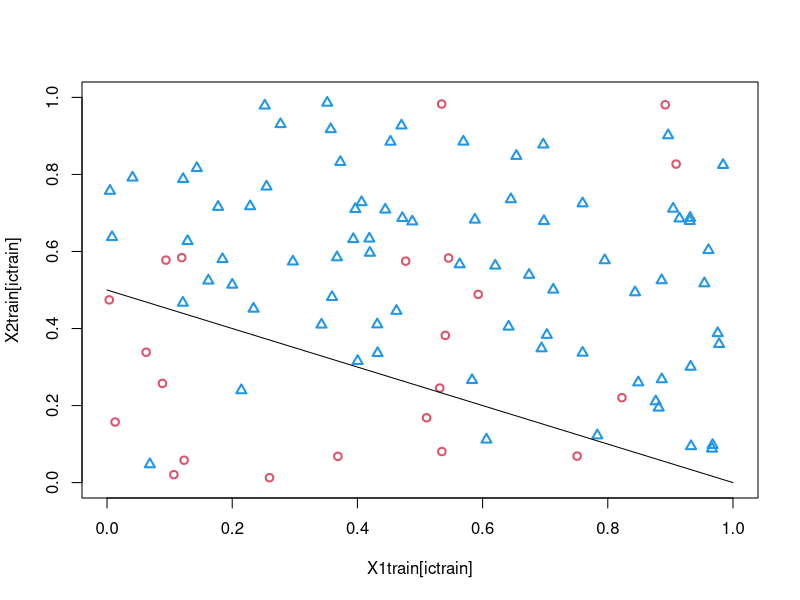
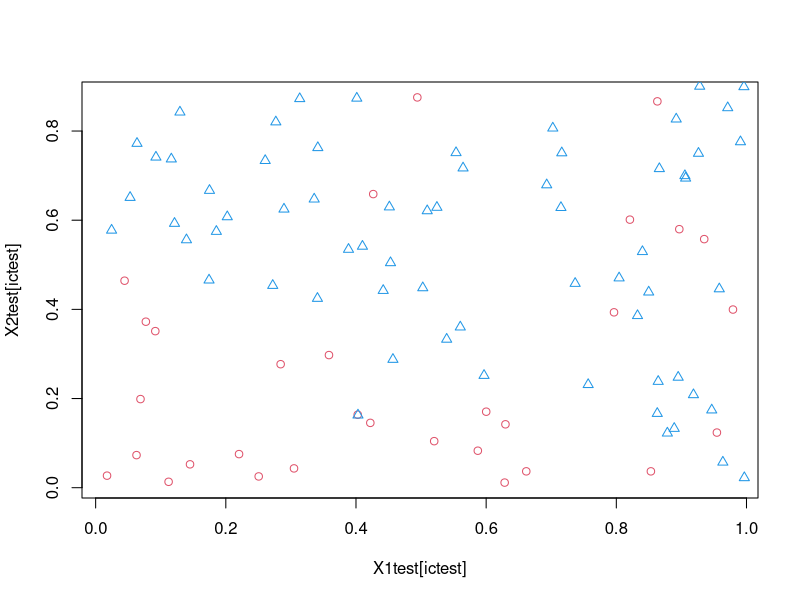
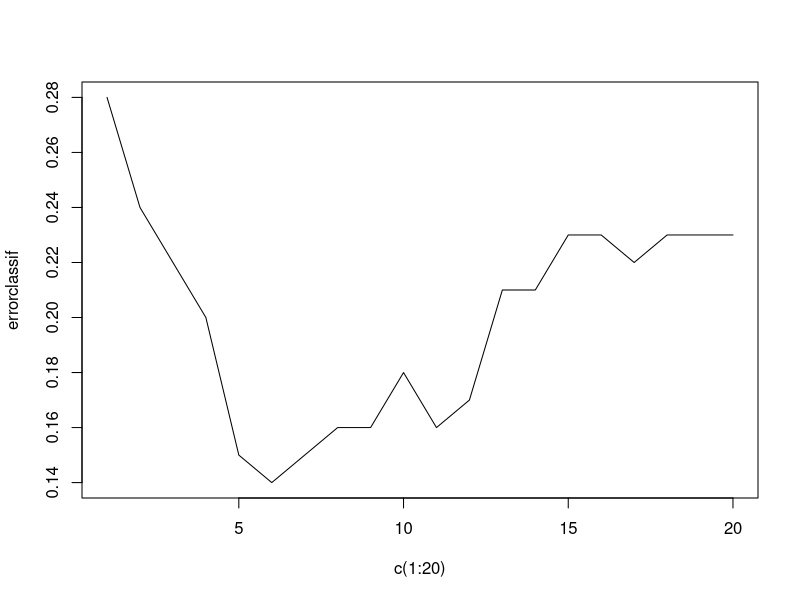
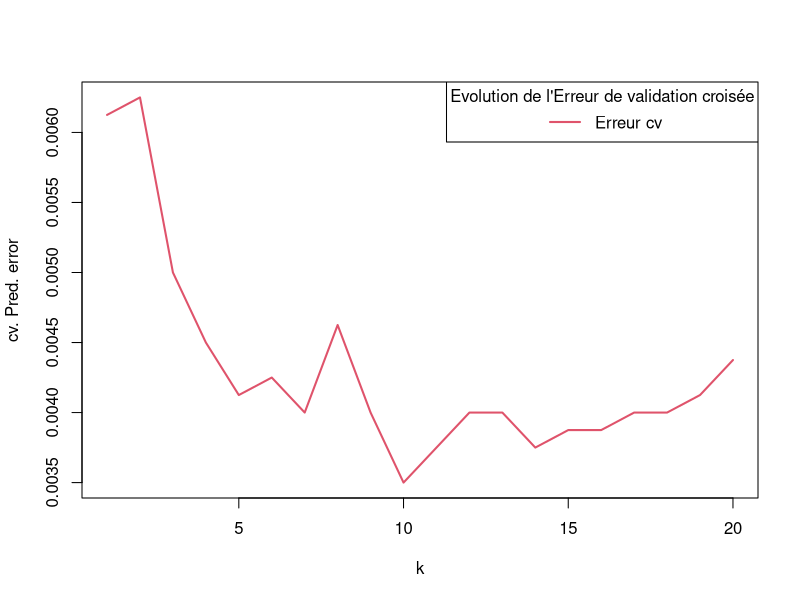

The R script that drew these images, in order:

## TP 1 EX 1-
## Exemple simulé de Knn en 2d
library(class)
alpha=0.9
beta=0.1
ntrain=100 ## Echantillon d'entraînement
ntest=100  ## Echantillon test
n=ntrain+ntest
## Simulation de l'échantillon d'entraînement
X1train=runif(ntrain)
X2train=runif(ntrain)
Xtrain=cbind(X1train,X2train)
dim(Xtrain)
V=2*X2train+X1train
iatrain=which(V<1)
ibtrain=which(V>1)
Ytrain=rep(0,ntrain)
Ytrain[iatrain]=(runif(length(iatrain))<alpha)
Ytrain[ibtrain]=(runif(length(ibtrain))<beta)
Ytrain
ictrain=which(Ytrain==1)
idtrain=which(Ytrain==0)
plot(X1train[ictrain],X2train[ictrain],pch=1,col='2',lwd='2',ylim=c(0,1),xlim=c(0,1))
points(X1train[idtrain],X2train[idtrain],pch=2,col='4',lwd='2')
curve((1-x)/2,add=TRUE)
## Echantillon test
X1test=runif(ntest)
X2test=runif(ntest)
Xtest=cbind(X1test,X2test)
dim(Xtest)
V=X1test+2*X2test
iatest=which(V<1)
ibtest=which(V>1)
Ytest=rep(0,ntest)
Ytest[iatest]=(runif(length(iatest))<alpha)
Ytest[ibtest]=runif(length(ibtest))<beta
Ytest
ictest=which(Ytest==1)
idtest=which(Ytest==0)
plot(X1test[ictest],X2test[ictest],pch=1,col='2')
points(X1test[idtest],X2test[idtest],pch=2,col='4')
## 1ppv
errorclassif=rep(0,20)
for (k in (1:20)){
  predict=knn(Xtrain,Xtest,Ytrain,k = k,prob = TRUE)
  
  ## Matrice de confusion
  conf=table(predict,Ytest)
  conf
  ## Calcul de l'erreur de classification
  errorclassif[k]=(sum(conf)-sum(diag(conf)))/sum(conf)
}
plot(c(1:20),errorclassif,'l')
## Validation croisée Leave-One-Out
cvpred=knn.cv(rbind(Xtrain,Xtest),c(Ytrain,Ytest),k=1)
conf=table(cvpred,c(Ytrain,Ytest))
conf
## On pourrait en complément comparer l'erreur de validation croisée
## et l'erreur test.
# 5-fold cross-validation to select k
K=5
I=sample(1:(ntrain+ntest),replace=FALSE)
taillefold=(ntrain+ntest)/K
X=rbind(Xtrain,Xtest)
dim(X)
Y=c(Ytrain,Ytest)
cverror=c(1:20)
# creation des groupes B_v
for (k in 1:20){
  cverrork=0
  for (v in 0:(K-1)){
    Iv=I[(v*taillefold+1):((v+1)*taillefold)];
    Xtrain=X[-Iv,]
    Ytrain=Y[-Iv]
    Ytest=Y[Iv]
    cvpred=knn(Xtrain,X[Iv,],Ytrain,k=k)
    conf=table(cvpred,Ytest)
    cverrork=cverrork+ (sum(conf)-sum(diag(conf)))/sum(conf)
    #cverror=cverror+sum(abs(as.numeric(cvpred)-as.numeric(Ytest)))
  }
  cverror[k]=cverrork/taillefold/K
}
plot(c(1:20),cverror,'l',col='2',lwd=2,xlab='k',ylab='cv. Pred. error')
legend("topright", "Erreur cv", col='2',lwd='2', title = "Evolution de l'Erreur de validation croisée")
which(cverror==min(cverror))
min(cverror)
## Attention, ce procédé sous-estime probablement la vraie erreur
## classif, il faudrait diviser en 3 pour obtenir le bon résultat
